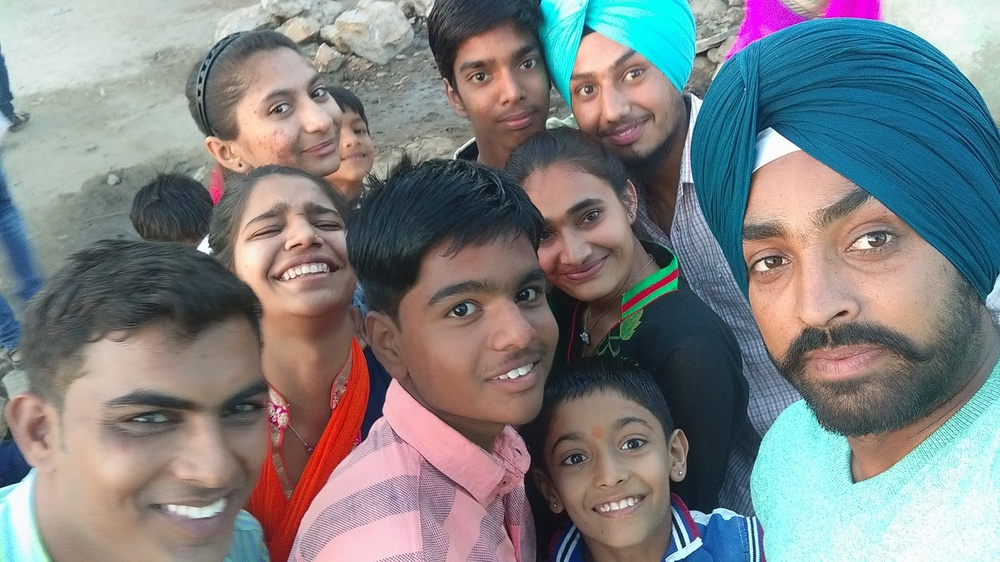
#> input picture python/open cv/img.jpg, 1000 x 562 px, shrunk from 3264 x 1836 before the run, given in place of the camera
$ python vidoe.py
#> lines starting #> are read from the running program, lines starting #| are printed output that depends on the picture; after the words box and inside, x2 and y2 are one past the last pixel; in counts of white or black regions, pixels touching at a corner belong together
import cv2
import numpy as np

'''
#start vidoe camera
cap=cv2.VideoCapture(0)
while(True):
    _, frame = cap.read()
    cv2.imshow("frame",frame)
    if cv2.waitKey(1) & 0xFF == ord('q'):
        break
cap.release()
cv2.destroyAllWindows()
'''

cap=cv2.VideoCapture(0)
while(True):
    _, frame = cap.read()
#> frame is the input picture: shape (562, 1000, 3); mean B, G, R 129.9, 128.8, 126.7
    # [4 lines of commented-out code are left out]
    hsv=cv2.cvtColor(frame,cv2.COLOR_BGR2HSV)
#> hsv: shape (562, 1000, 3); mean H, S, V 63.7, 79, 150.6
    lower=np.array([100,50,50])
    upper=np.array([130,255,255])
    #mask image
    mask=cv2.inRange(hsv,lower,upper)
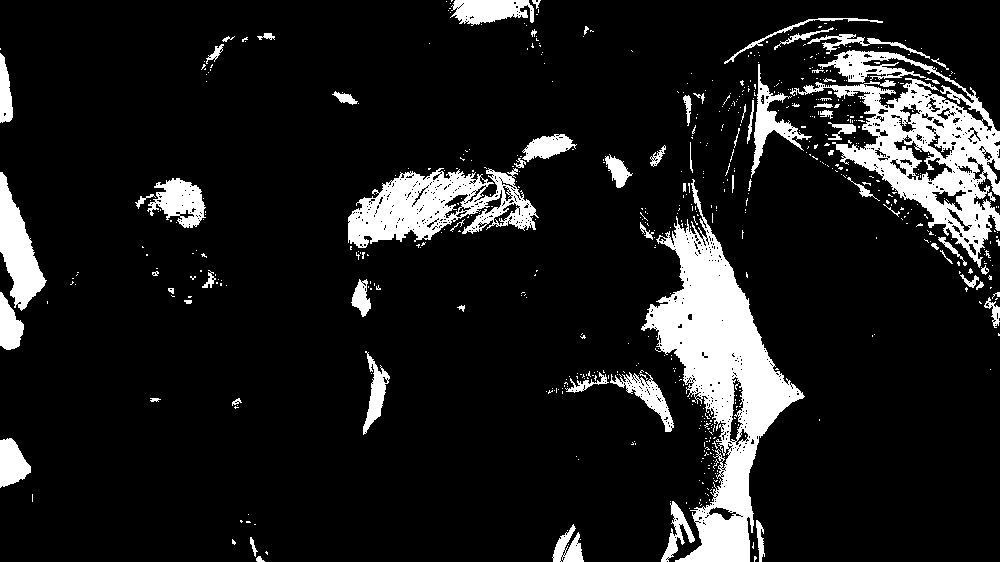
#> mask: shape (562, 1000); 11.6% white; 624 white regions (551 under 20 px), largest, box (x1, y1, x2, y2) and area: (641, 179, 805, 562) 20678, (790, 50, 1000, 268) 14994, (348, 168, 539, 248) 7871
    res=cv2.bitwise_and(frame,frame,mask=mask)
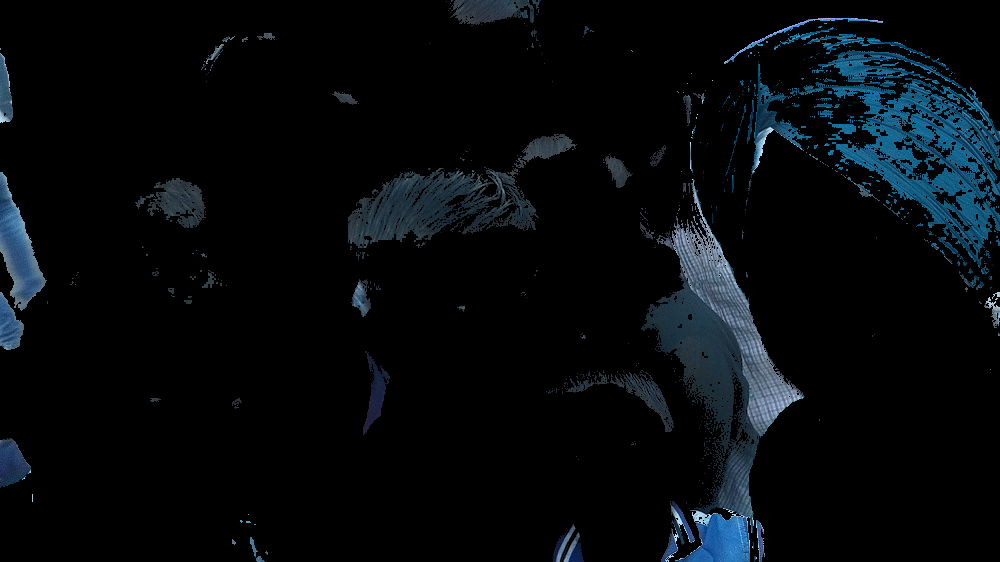
#> res: shape (562, 1000, 3); mean B, G, R 12.3, 9.4, 5.2
    cv2.imshow("Frame",frame)
    cv2.imshow("Mask",mask)
    cv2.imshow("res",res)
    if cv2.waitKey(1) & 0xFF == ord('q'):
#> (key q is pressed here)
        break
cap.release()
cv2.destroyAllWindows()
